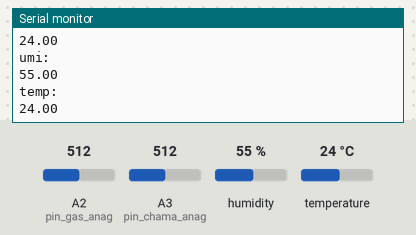
This sketch was run on a simulated Arduino Uno, built with avr-gcc and run on an emulated ATmega328P. On the bench: the last lines printed to the serial monitor. The test bench sets the inputs (shaded band); at power-on: humidity 55 %, temperature 24 °C, A2 (pin_gas_anag) = 512, A3 (pin_chama_anag) = 512.

Above: at 2.8 s.
2.9 s: humidity set to 22 %
At 4.3 s:
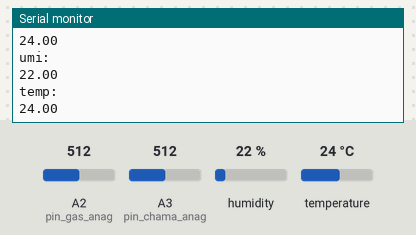
4.4 s: temperature set to 12 °C
5.9 s: humidity set to 40 %
At 6.8 s:
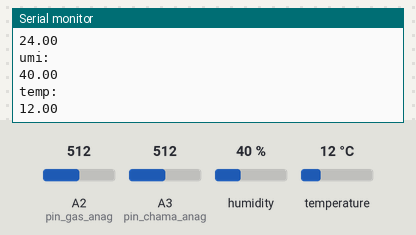
Timing chart, 0 to 8.9 s (numbered marks = the images above; inputs shaded):
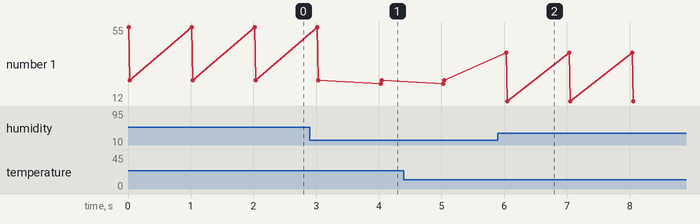

The sketch:

sistema_deteccao_incendio_v1.ino
```cpp
#include "DHT.h"

// limites dos parâmetros
#define MIN_GAS 150
#define MIN_CHAMA 950
#define MIN_TEMPERATURA 50
#define MIN_UMIDADE 50

//SENSOR TEMPERATURA E UMIDADE
DHT dht(A1, DHT22);
float t = 0; //Temperatura
float h = 0; // Umidade

//SENSOR DE GAS
//const int pin_gas_dig_in = 40, pin_gas_dig_out = 49;
const int pin_gas_anag = A2;
int tem_gas = 0;
int val_gas_anag = 0;

//SENSOR DE CHAMA
//const int pin_chama_dig_in = 26, pin_chama_dig_out = 31;
const int pin_chama_anag = A3;
int tem_fogo = 0;
int val_chama_anag = 0;

/*
#define tam_media 20
int gas_vals[tam_media];
int chama_vals[tam_media];
*/

int sensorChama() {
  //tem_fogo = !digitalRead(pin_chama_dig_in);

  val_chama_anag = analogRead(pin_chama_anag);

  //if (tem_fogo) digitalWrite(pin_chama_dig_out, HIGH);
  //else digitalWrite(pin_chama_dig_out, LOW);

  return val_chama_anag;//tem_fogo;
}

int sensorGas() {
  val_gas_anag = analogRead(pin_gas_anag);
  tem_gas = (val_gas_anag > 160);

  //if (tem_gas) digitalWrite(pin_gas_dig_out, HIGH);
  //else digitalWrite(pin_gas_dig_out, LOW);

  return val_gas_anag;//tem_gas;
}
/*
int media(int *v, int tam) {
  int m = 0;
  for(int i = 0; i < tam; i++) m += v[i];
  return m / tam;
}
*/
/*
void insert_val(int *v, int tam, int valor) {
  int aux0 = v[0], aux1;

  v[0] = valor;

  for(int i = 1; i < tam; i++)
  {
    aux1 = v[i];
    v[i] = aux0;
    aux0 = aux1;
  }
}
*/


void setup() {
  dht.begin();
  Serial.begin(9600);

  //for(int i = 0; i < tam_media; i++) gas_vals[i] = 0;
  //for(int i = 0; i < tam_media; i++) chama_vals[i] = 0;

  //Sensor de Chama
  //pinMode(pin_chama_dig_in, INPUT);
  pinMode(pin_chama_anag, INPUT);
  //pinMode(pin_chama_dig_out, OUTPUT);

  //Sensor de Gás
  //pinMode(pin_gas_dig_in, INPUT);
  pinMode(pin_gas_anag, INPUT);
  //pinMode(pin_gas_dig_out, OUTPUT);

}

void loop() {
  h = dht.readHumidity();
  t = dht.readTemperature();

  Serial.println("umi: ");
  Serial.println(h);
  Serial.println("temp: ");
  Serial.println(t);

  delay(1000);

  //sensorChama();
  //sensorGas();
  //int ang_abre = 150, ang_fecha = 90;

  //Serial.print("\n---------------------\n");

  int valor_gas = sensorGas();
  //insert_val(gas_vals, tam_media, valor_gas);
  //int m1 = media(gas_vals, tam_media);

  //Serial.print("\nTem gas ?(loop): ");
  //Serial.print(tem_gas);

  /*Serial.print("\nNivel de gas: ");
  Serial.print(m1);

  Serial.print("\n---------------------\n");*/


  int valor_chama = sensorChama();
  //insert_val(chama_vals, 20, valor_chama);
  //int m2 = media(chama_vals, 20);

  //Serial.print("\nNivel de chama: ");
  //Serial.print(m2);

  //int tem_gas = (m1 > MIN_GAS);
  //int tem_chama = (m2 <= MIN_CHAMA);
  //int tem_fogo = tem_gas || tem_chama;

}
```

Measured:
- after the input at 2.9 s, the serial monitor: prints a new line after 1.1 s (image 1)
- after the input at 5.9 s, the serial monitor: prints a new line after 0.14 s (image 2)
